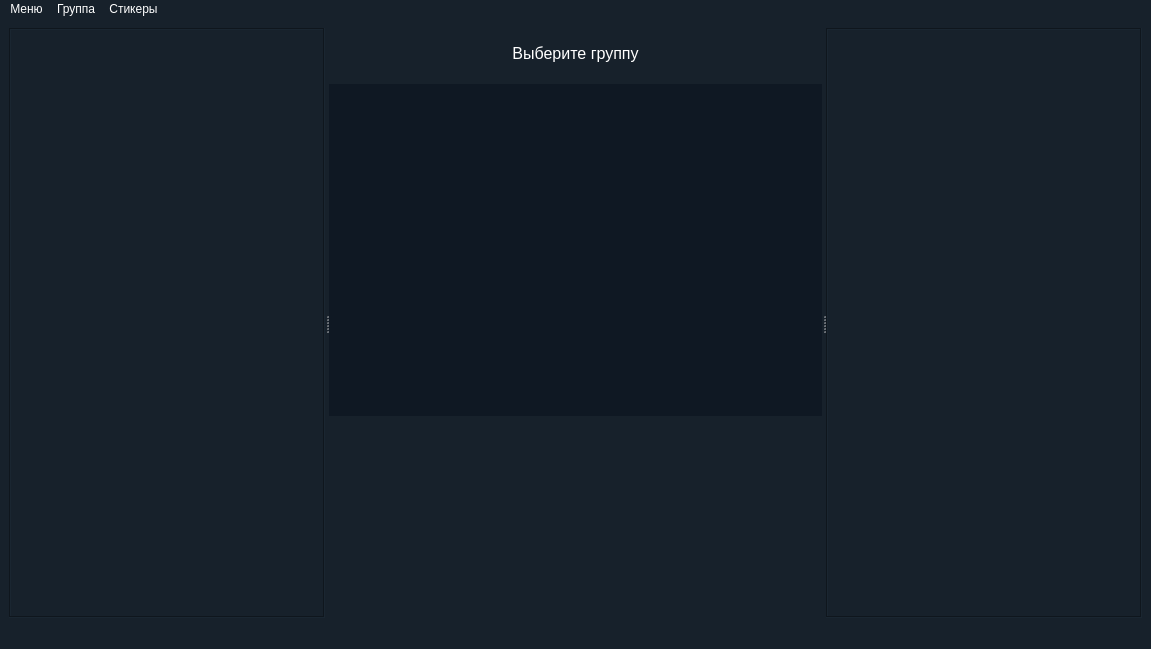
<?xml version="1.0" encoding="UTF-8"?>
<ui version="4.0">
 <class>MainWindow</class>
 <widget class="QMainWindow" name="MainWindow">
  <property name="geometry">
   <rect>
    <x>0</x>
    <y>0</y>
    <width>1151</width>
    <height>649</height>
   </rect>
  </property>
  <property name="windowTitle">
   <string>PussyGram</string>
  </property>
  <property name="windowIcon">
   <iconset resource="resources.qrc">
    <normaloff>:/res/kisspng-emoji-tiger-text-messaging-emoticon-sticker-lion-face-5ac99e07d28a10.8305330915231626318624.png</normaloff>:/res/kisspng-emoji-tiger-text-messaging-emoticon-sticker-lion-face-5ac99e07d28a10.8305330915231626318624.png</iconset>
  </property>
  <property name="styleSheet">
   <string notr="true">background-color: rgb(23, 33, 43);
color: rgb(255,255,255)</string>
  </property>
  <widget class="QWidget" name="centralwidget">
   <layout class="QGridLayout" name="gridLayout_5">
    <item row="0" column="0">
     <widget class="QSplitter" name="splitter">
      <property name="sizePolicy">
       <sizepolicy hsizetype="Expanding" vsizetype="Expanding">
        <horstretch>0</horstretch>
        <verstretch>0</verstretch>
       </sizepolicy>
      </property>
      <property name="orientation">
       <enum>Qt::Horizontal</enum>
      </property>
      <widget class="QWidget" name="gridLayoutWidget">
       <layout class="QGridLayout" name="left_layout">
        <item row="0" column="0">
         <widget class="QListWidget" name="chats_list">
          <property name="styleSheet">
           <string notr="true">background-color: rgb(23, 33, 43);</string>
          </property>
          <property name="frameShape">
           <enum>QFrame::Box</enum>
          </property>
         </widget>
        </item>
       </layout>
      </widget>
      <widget class="QWidget" name="gridLayoutWidget_2">
       <layout class="QGridLayout" name="center_layout">
        <item row="3" column="1">
         <widget class="QTextEdit" name="input_line">
          <property name="enabled">
           <bool>false</bool>
          </property>
          <property name="maximumSize">
           <size>
            <width>16777215</width>
            <height>80</height>
           </size>
          </property>
          <property name="font">
           <font>
            <pointsize>12</pointsize>
           </font>
          </property>
          <property name="frameShape">
           <enum>QFrame::NoFrame</enum>
          </property>
          <property name="verticalScrollBarPolicy">
           <enum>Qt::ScrollBarAlwaysOff</enum>
          </property>
          <property name="horizontalScrollBarPolicy">
           <enum>Qt::ScrollBarAlwaysOff</enum>
          </property>
         </widget>
        </item>
        <item row="1" column="0" colspan="3">
         <widget class="QTextEdit" name="chat_">
          <property name="minimumSize">
           <size>
            <width>400</width>
            <height>0</height>
           </size>
          </property>
          <property name="styleSheet">
           <string notr="true">background-color: rgb(15, 24, 35);</string>
          </property>
          <property name="frameShape">
           <enum>QFrame::NoFrame</enum>
          </property>
          <property name="horizontalScrollBarPolicy">
           <enum>Qt::ScrollBarAsNeeded</enum>
          </property>
          <property name="readOnly">
           <bool>true</bool>
          </property>
         </widget>
        </item>
        <item row="0" column="0" colspan="3">
         <widget class="QLabel" name="name_label">
          <property name="minimumSize">
           <size>
            <width>0</width>
            <height>50</height>
           </size>
          </property>
          <property name="font">
           <font>
            <pointsize>12</pointsize>
           </font>
          </property>
          <property name="text">
           <string>Выберите группу</string>
          </property>
          <property name="alignment">
           <set>Qt::AlignCenter</set>
          </property>
         </widget>
        </item>
        <item row="3" column="2">
         <widget class="QPushButton" name="send_button">
          <property name="maximumSize">
           <size>
            <width>50</width>
            <height>50</height>
           </size>
          </property>
          <property name="text">
           <string/>
          </property>
          <property name="icon">
           <iconset resource="resources.qrc">
            <normaloff>:/res/pngaaa.com-946722 (1).png</normaloff>:/res/pngaaa.com-946722 (1).png</iconset>
          </property>
          <property name="iconSize">
           <size>
            <width>45</width>
            <height>25</height>
           </size>
          </property>
          <property name="shortcut">
           <string>Ctrl+Return</string>
          </property>
          <property name="flat">
           <bool>true</bool>
          </property>
         </widget>
        </item>
        <item row="2" column="0" colspan="3">
         <widget class="QListWidget" name="emoji_list">
          <property name="enabled">
           <bool>true</bool>
          </property>
          <property name="minimumSize">
           <size>
            <width>0</width>
            <height>100</height>
           </size>
          </property>
          <property name="maximumSize">
           <size>
            <width>16777215</width>
            <height>110</height>
           </size>
          </property>
          <property name="frameShape">
           <enum>QFrame::NoFrame</enum>
          </property>
          <property name="flow">
           <enum>QListView::LeftToRight</enum>
          </property>
         </widget>
        </item>
        <item row="3" column="0">
         <widget class="QPushButton" name="emoji_button">
          <property name="sizePolicy">
           <sizepolicy hsizetype="Fixed" vsizetype="Fixed">
            <horstretch>0</horstretch>
            <verstretch>0</verstretch>
           </sizepolicy>
          </property>
          <property name="minimumSize">
           <size>
            <width>50</width>
            <height>50</height>
           </size>
          </property>
          <property name="maximumSize">
           <size>
            <width>50</width>
            <height>50</height>
           </size>
          </property>
          <property name="styleSheet">
           <string notr="true"/>
          </property>
          <property name="text">
           <string/>
          </property>
          <property name="icon">
           <iconset resource="resources.qrc">
            <normaloff>:/res/kisspng-emoji-tiger-text-messaging-emoticon-sticker-lion-face-5ac99e07d28a10.8305330915231626318624.png</normaloff>:/res/kisspng-emoji-tiger-text-messaging-emoticon-sticker-lion-face-5ac99e07d28a10.8305330915231626318624.png</iconset>
          </property>
          <property name="iconSize">
           <size>
            <width>50</width>
            <height>50</height>
           </size>
          </property>
          <property name="checkable">
           <bool>true</bool>
          </property>
          <property name="flat">
           <bool>true</bool>
          </property>
         </widget>
        </item>
       </layout>
      </widget>
      <widget class="QWidget" name="gridLayoutWidget_3">
       <layout class="QGridLayout" name="right_layout">
        <item row="0" column="0" colspan="2">
         <widget class="QListWidget" name="members_list">
          <property name="styleSheet">
           <string notr="true">background-color: rgb(23, 33, 43);</string>
          </property>
          <property name="frameShape">
           <enum>QFrame::Box</enum>
          </property>
          <property name="flow">
           <enum>QListView::TopToBottom</enum>
          </property>
         </widget>
        </item>
       </layout>
      </widget>
     </widget>
    </item>
   </layout>
  </widget>
  <widget class="QMenuBar" name="menubar">
   <property name="geometry">
    <rect>
     <x>0</x>
     <y>0</y>
     <width>1151</width>
     <height>25</height>
    </rect>
   </property>
   <widget class="QMenu" name="menu">
    <property name="title">
     <string>Меню</string>
    </property>
    <addaction name="separator"/>
    <addaction name="reconnection_button"/>
    <addaction name="delete_account"/>
    <addaction name="separator"/>
    <addaction name="exit"/>
   </widget>
   <widget class="QMenu" name="group_menu">
    <property name="title">
     <string>Группа</string>
    </property>
    <addaction name="enter_group"/>
    <addaction name="create_group"/>
    <addaction name="exit_group"/>
    <addaction name="separator"/>
    <addaction name="kick"/>
   </widget>
   <widget class="QMenu" name="stickers">
    <property name="title">
     <string>Стикеры</string>
    </property>
    <addaction name="add_sticker"/>
    <addaction name="checking"/>
   </widget>
   <addaction name="menu"/>
   <addaction name="group_menu"/>
   <addaction name="stickers"/>
  </widget>
  <widget class="QStatusBar" name="statusbar"/>
  <action name="add_friend">
   <property name="text">
    <string>Добавить друга</string>
   </property>
  </action>
  <action name="reconnection_button">
   <property name="text">
    <string>Сменить пользователя</string>
   </property>
  </action>
  <action name="create_group">
   <property name="text">
    <string>Создать группу</string>
   </property>
  </action>
  <action name="delete_friend">
   <property name="text">
    <string>Удалить друга</string>
   </property>
  </action>
  <action name="enter_group">
   <property name="text">
    <string>Войти в группу</string>
   </property>
  </action>
  <action name="exit_group">
   <property name="text">
    <string>Выйти из группы</string>
   </property>
  </action>
  <action name="delete_account">
   <property name="text">
    <string>Удалить аккаунт</string>
   </property>
  </action>
  <action name="exit">
   <property name="text">
    <string>Выход</string>
   </property>
  </action>
  <action name="kick">
   <property name="enabled">
    <bool>false</bool>
   </property>
   <property name="text">
    <string>Выгнать из группы</string>
   </property>
  </action>
  <action name="add_sticker">
   <property name="text">
    <string>Добавить стикер</string>
   </property>
  </action>
  <action name="checking">
   <property name="text">
    <string>Обновить</string>
   </property>
  </action>
 </widget>
 <resources>
  <include location="resources.qrc"/>
 </resources>
 <connections/>
</ui>
